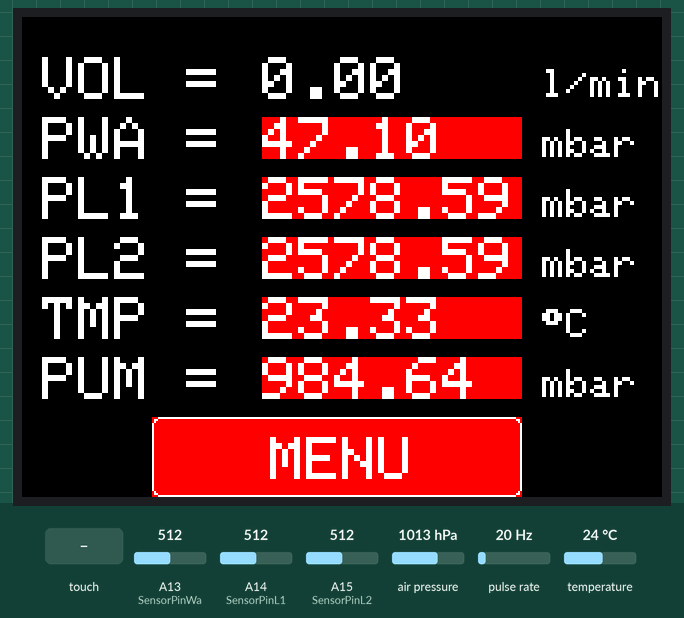
Recording of a sketch running on a simulated Arduino Mega 2560, built with avr-gcc and run on an emulated ATmega2560. Shown: 320×240 colour display. Wiring (inferred from the names in the program): pulse sensor: data pin 35. Inputs (shaded band) come from the test bench; at power-on: pulse rate 20 Hz, A14 (SensorPinL1) = 512, A13 (SensorPinWa) = 512, A15 (SensorPinL2) = 512, air pressure 1013 hPa, temperature 24 °C.

Above: at 1.3 s.
1.4 s: touch panel pressed at 38 % / 90 % of its raw x / y range
At 2.7 s:
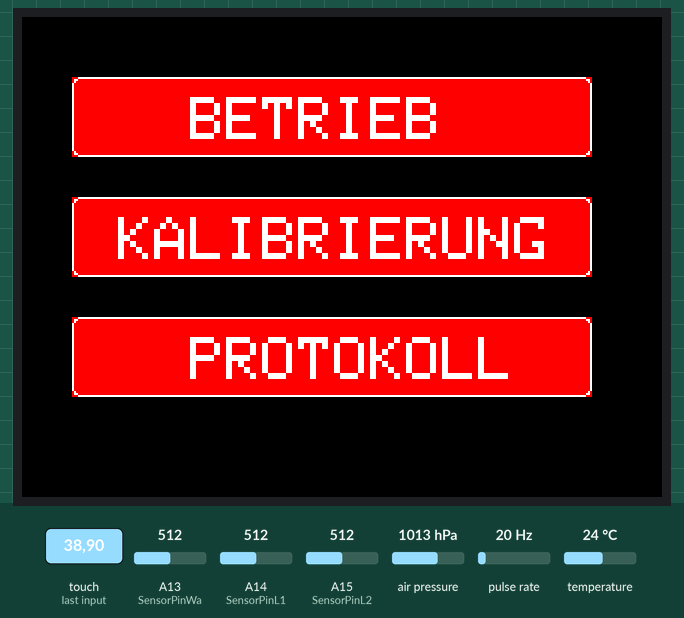
3.2 s: touch panel pressed at 13 % / 30 % of its raw x / y range
At 4.8 s:
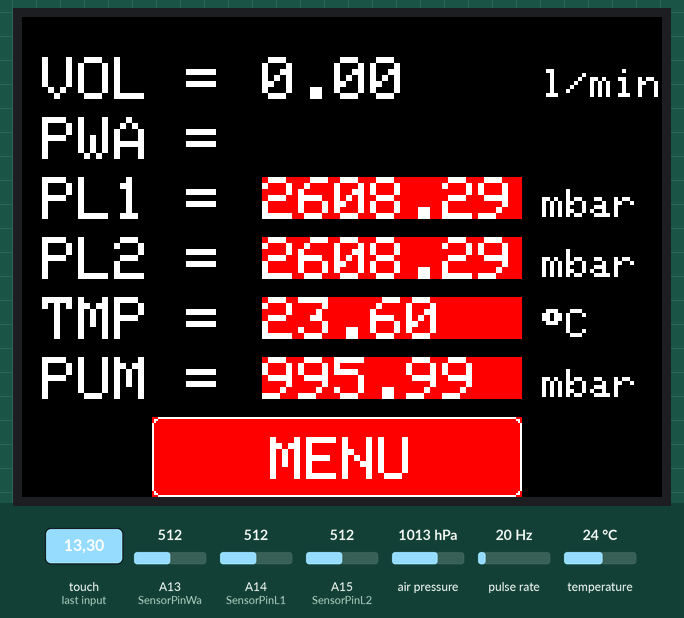
5.1 s: pulse rate (sensor on pin 35) set to 100 Hz
At 5.39 s:
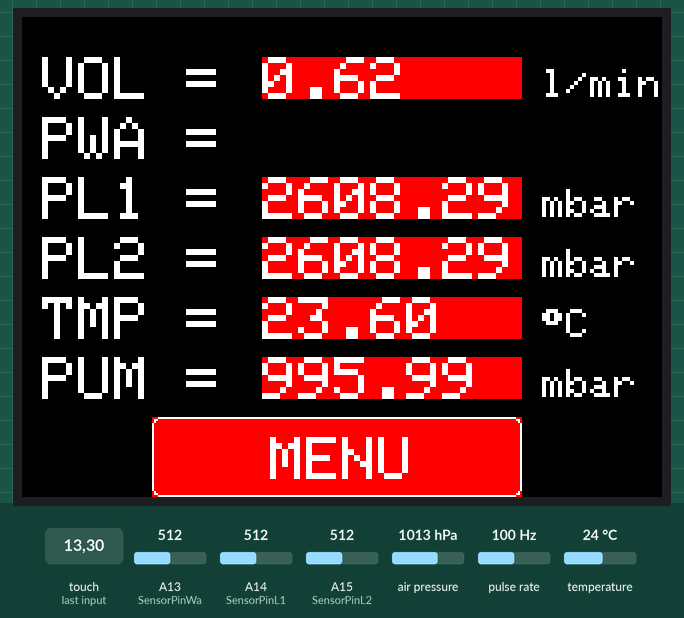
6.6 s: A14 (SensorPinL1) set to 716
At 7.9 s:
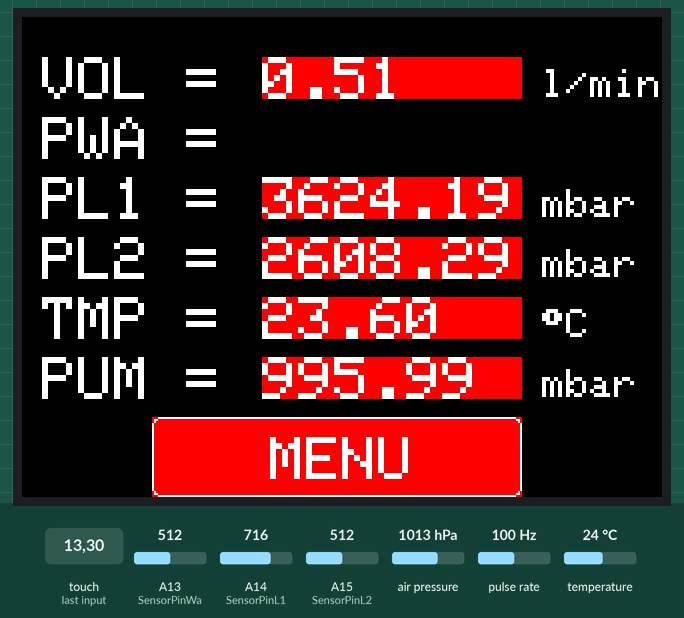
8.2 s: A13 (SensorPinWa) set to 100
At 8.32 s:
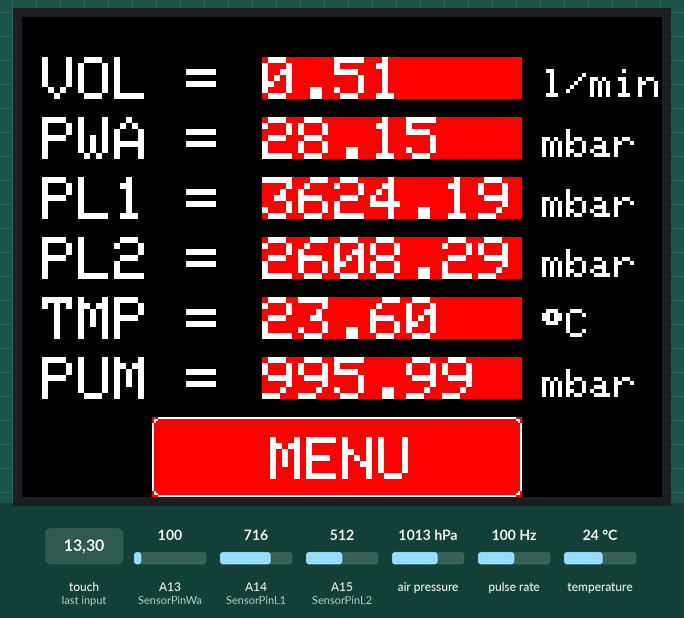
9.7 s: A15 (SensorPinL2) set to 120
At 12.0 s:
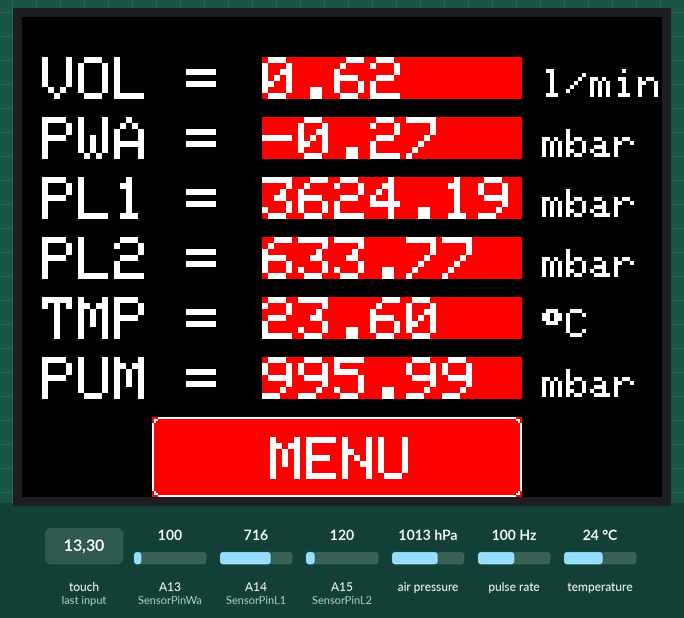
Timing chart, 0 to 12.3 s (numbered marks = the images above; inputs shaded):
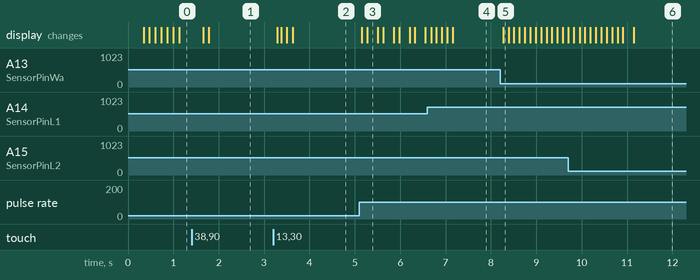

Measured:
- after the input at 1.4 s, the display: first changes after 0.26 s (image 1 shows a later state)
- after the input at 3.2 s, the display: first changes after 0.09 s (image 2 shows a later state)
- after the input at 5.1 s, the display: first changes after 0.06 s (image 3 shows a later state)
- after the input at 6.6 s, the display: first changes after 0.08 s (image 4 shows a later state)
- after the input at 8.2 s, the display: changes after 0.07 s (image 5)

The sketch:

SPUMBO_13.ino
```cpp
///////////////////////////////////////////////////////////////////////////////////////////////////////////////////////
////////////////////////////////   I N I T I A L I S I E R U N G   ////////////////////////////////////////////////////
///////////////////////////////////////////////////////////////////////////////////////////////////////////////////////

//LIBRARIES
#include <Adafruit_GFX.h>
#include <Adafruit_TFTLCD.h>
#include <TouchScreen.h>
#include <MCUFRIEND_kbv.h>
#include <stdint.h>
#include <Adafruit_BMP085.h>

// BMP SENSOR AKTIVIEREN
Adafruit_BMP085 bmp;

//PINBELEGUNG FÜR DAS DISPLAY FESTLEGEN
#define LCD_CS A3
#define LCD_CD A2
#define LCD_WR A1
#define LCD_RD A0
#define LCD_RESET A4

//PINBELEGUNG FÜR DEN TOUCHSCREEN FESTLEGEN
#define YP A2
#define XM A3
#define YM 8
#define XP 9

//X- UND Y-GRENZEN FÜR DEN TOUCHSCREEN FESTLEGEN
#define TS_MINX 130
#define TS_MINY 110
#define TS_MAXX 950
#define TS_MAXY 930

//FARBDEFINITIONEN
#define BLACK   0x0000
#define BLUE    0x001F
#define RED     0xF800
#define GREEN   0x07E0
#define CYAN    0x07FF
#define MAGENTA 0xF81F
#define YELLOW  0xFFE0
#define WHITE   0xFFFF

// BILDSCHIRMANSICHTEN VEREINBAREN
enum views{
  MENUVIEW,
  STANDBYVIEW
};

//DISPLAY EINRICHTEN
MCUFRIEND_kbv tft;

//EINFÜHREN UND VORBELEGEN VON VARIABLEN FÜR DIE SKALIERUNGSFAKTOREN DER SENSOREN
  double ScaleVol = 11700.0;        // Einführung der Variablen ScaleVol vom Typ double für Skalierung des Durchflussmessers
  double OffsetWa = 102.3;          // Einführung der Variablen OffsetWa vom Typ double für Nullpunktkorrektur des Wasserdrucks
  double ScaleWa = 8650.0/1023.0;   // Einführung der Variablen ScaleWal vom Typ double für Skalierung des Wasserdrucks
  double ScaleL1 = 193.0;           // Einführung der Variablen ScaleL1 vom Typ double für Skalierung des Luftdrucks an Messstelle 1
  double ScaleL2 = 193.0;           // Einführung der Variablen ScaleL2 vom Typ double für Skalierung des Luftdrucks an Messstelle 2

//EINFÜHREN VON VARIABLEN FÜR DEN DURCHFLUSSMESSER (DIGITALE MESSUNG)
  long TIMEOUT_WATER = 25000;           // Einführung der Variablen TimeOut vom Typ long für die Wartezeit nach der eine Sensorabfrage abgebrochen werden soll
  long DURATION_WATER_SENSOR = 50000;

// ZEILENABSTAND FÜR DIE MESSWERTANZEIGE IM STANDBYMODUS FESTLEGEN
  int STANDBYVIEW_YOFFSET = 20;

//FESTLEGEN VON PINS A13 bis A15 ALS INPUTS FÜR DIE DRUCKSENSOREN (ANALOGE MESSUNG)
  int SensorPinWa = A13;                   // Festlegung von Pin A13 als Analog-Input-Pin für die Druckmessung WASSER
  int SensorValueWa = 0L;                  // Vorbelegung der Variablen SensorValueWa mit der Zahl 0 als long-Variable
  int lastSensorValueWa = 0L;              // Vorbelegung der Variablen lastSensorValueWa mit der Zahl 0 als long-Variable

  int SensorPinL1 = A14;                   // Festlegung von Pin A14 als Analog-Input-Pin für die Druckmessung LUFT 1
  int SensorValueL1 = 0L;                  // Vorbelegung der Variablen SensorValueL1 mit der Zahl 0 als long-Variable
  int lastSensorValueL1 = 0L;              // Vorbelegung der Variablen lastSensorValueL1 mit der Zahl 0 als long-Variable

  int SensorPinL2 = A15;                   // Festlegung von Pin A15 als Analog-Input-Pin für die Druckmessung LUFT 2
  int SensorValueL2 = 0L;                  // Vorbelegung der Variablen SensorValueL2 mit der Zahl 0 als long-Variable
  int lastSensorValueL2 = 0L;              // Vorbelegung der Variablen lastSensorValueL2 mit der Zahl 0 als long-Variable

  int SENSOR_PIN_VOLUME_WATER = 35;        // Festlegung von Pin 35 als Digital-Input-Pin für die Durchflussmessung Wasser

// VORBELEGUNG VON WERTEN FÜR DIE BILDSCHIRMANSICHT
  bool viewChanged = true;
  int currentView = STANDBYVIEW;

// PINBELEGUNG UND WIDERSTAND IN OHM FÜR DEN TOUCHSCREEN FESTLEGEN
  TouchScreen ts = TouchScreen(XP, YP, XM, YM, 300);

///////////////////////////////////////////////////////////////////////////////////////////////////////////////////////
///////////////////////////////   F U N K T I O N E N    //////////////////////////////////////////////////////////////
///////////////////////////////////////////////////////////////////////////////////////////////////////////////////////

// TEXTAUSGABE
void printText(int xOffset, int yOffset, char* text, int textSize=3){
    tft.setTextColor(WHITE);
    tft.setTextSize(textSize);
    tft.setCursor(xOffset, yOffset);
    tft.print(text);
};

// WERTEAUSGABE
void printValue(const char* value, int rowIndex, bool marked, const char* unit){
      int xOffset = 120;
      int yOffset = STANDBYVIEW_YOFFSET+rowIndex*30;
      int xOffsetUnit = 260;
      int yOffsetUnit = STANDBYVIEW_YOFFSET + 6+rowIndex*30;

      if(marked) tft.fillRect(xOffset, yOffset, 130, 21, RED);

      printText(xOffset, yOffset, value);

      if(unit=="") return;

      printText(xOffsetUnit, yOffsetUnit, unit, 2);
}

// VOLUMENZÄHLER WASSER EINLESEN
/**
* Belegung der Variablen `startTime` mit der aktuellen Zeit in Microsekunden
* Abfrage der Zeitdauer bis zum nächsten am Pin anliegenden Impuls
* und Abbruch dieser Abfrage nach Überschreitung der Wartezeit `TIMEOUT_WATER` größer ist als null.
* Wiederholung dieses Vorgangs bis die Torzeit `DURATION_WATER_SENSOR` verstrichen ist
* Berechnung des Volumenstroms A
* @return ausgelesenes Wasser Volumen
*/
double getWaterVolume(){
   int impulseCounter = 0;
    unsigned long startTime = micros();
    do{ if(pulseIn(SENSOR_PIN_VOLUME_WATER, HIGH, TIMEOUT_WATER) > 0) impulseCounter++;}
    while( micros() < (startTime + DURATION_WATER_SENSOR));
    double waterVolume = impulseCounter * 1e6/DURATION_WATER_SENSOR * (60.0/ScaleVol);
    return waterVolume;
}

// DRUCKMESSWERTE SKALIEREN
double scaleOffset(double value, double scale, double offset){
  return (value-offset)/scale;
}

///////////////////////////////////////////////////////////////////////////////////////////////////////////////////////
///////////////////////////////             K L A S S E N              ////////////////////////////////////////////////
///////////////////////////////////////////////////////////////////////////////////////////////////////////////////////

// ABFRAGEBUTTON
class Button{
  public:
  int x;
  int y;
  int w;
  int h;
  const char* text;
  Button(int x, int y, int w, int h, const char* text){
    this->x = x;
    this->y = y;
    this->w = w;
    this->h = h;
    this->text = text;
  }
  void draw(){
    tft.fillRect(x, y, w, h, RED);
    tft.drawRoundRect(x, y, w, h, 4, WHITE);
    printText(x+5,y+10,text,3);
  };

  bool isPressedBy(int posX, int posY){
    return (posX-x >= 0 && posX-x <= w && posY-y >= 0 && posY-y <= h);
  }
};

// STANDBYMODUS
class StandbyView{
  private:
    double prevVolume = 0;
    double prevWaterPressure = 0;
    double prevAir1 = 0;
    double prevAir2 = 0;
    double prevTemperature = 0;
    double prevAmbientPressure = 0;
    Button* menuButton;

  public:
    StandbyView(){
        menuButton = new Button(65, 200, 185, 40, "   MENU");
    }

    void display(){
      //BILDSCHIRM SCHWARZ EINFÄRBEN
      tft.fillScreen(BLACK);

      //TEXTAUSGABE
      tft.setCursor(10,STANDBYVIEW_YOFFSET);
      tft.setTextColor(WHITE);
      tft.setTextSize(3);
      tft.print("VOL = ");

      tft.setCursor(10,STANDBYVIEW_YOFFSET + 30*1);
      tft.setTextColor(WHITE);
      tft.setTextSize(3);
      tft.print("PWA = ");

      tft.setCursor(10,STANDBYVIEW_YOFFSET + 30*2);
      tft.setTextColor(WHITE);
      tft.setTextSize(3);
      tft.print("PL1 = ");

      tft.setCursor(10,STANDBYVIEW_YOFFSET + 30*3);
      tft.setTextColor(WHITE);
      tft.setTextSize(3);
      tft.print("PL2 = ");


      tft.setCursor(10,STANDBYVIEW_YOFFSET + 30*4);
      tft.setTextColor(WHITE);
      tft.setTextSize(3);
      tft.print("TMP = ");

      tft.setCursor(10,STANDBYVIEW_YOFFSET + 30*5);
      tft.setTextColor(WHITE);
      tft.setTextSize(3);
      tft.print("PUM = ");

      menuButton->draw();

      delay(20);
    }
    void loop(double volume, double waterPressure, double air1, double air2, double ambientPressure, double ambientTemperature, TSPoint *pressPointTft){

      //TEXTAUSGABE VOLUMENSTROM
      printValue(String(volume).c_str(), 0, volume!=this->prevVolume, "l/min");
      this->prevVolume = volume;

      //TEXTAUSGABE DRUCK WASSER
      if(abs(waterPressure-this->prevWaterPressure)>0.03*this->prevWaterPressure) {
          this->prevWaterPressure = 0.6*this->prevWaterPressure + 0.4*waterPressure;   // Tiefpassfilter
          printValue(String(this->prevWaterPressure).c_str(), 1, true, "mbar");
      }
      //TEXTAUSGABE DRUCK LUFT 1
      if(abs(air1-this->prevAir1)>0.03*this->prevAir1 || viewChanged){
          this->prevAir1 = 0.6*this->prevAir1 + 0.4*air1;   // Tiefpassfilter
          printValue(String(this->prevAir1).c_str(), 2, true, "mbar");
      }
      //TEXTAUSGABE DRUCK LUFT 2
      if(abs(air2-this->prevAir2)>0.03*this->prevAir2 || viewChanged){
          this->prevAir2 = 0.6*this->prevAir2 + 0.4*air2;   // Tiefpassfilter
          printValue(String(this->prevAir2).c_str(), 3, true, "mbar");
      }
      //TEXTAUSGABE TEMPERATUR
      if(abs(ambientTemperature-this->prevTemperature)>0.03*this->prevTemperature || viewChanged){
          this->prevTemperature = 0.6*this->prevTemperature + 0.4*ambientTemperature;   // Tiefpassfilter
          printValue(String(this->prevTemperature).c_str(), 4, true, "\xF7""C");
      }
      //TEXTAUSGABE UMGEBUNGSDRUCK
      if(abs(ambientPressure-this->prevAmbientPressure)>0.03*this->prevAmbientPressure || viewChanged){
          this->prevAmbientPressure = 0.6*this->prevAmbientPressure + 0.4*ambientPressure;   // Tiefpassfilter
          printValue(String(prevAmbientPressure).c_str(), 5, true, "mbar");
      }

      viewChanged = false;

       if(pressPointTft != NULL && pressPointTft->z>0){ // screen is touched
        if(menuButton->isPressedBy(pressPointTft->x, pressPointTft->y)){
          viewChanged = true;
          currentView = MENUVIEW;
          //menuView->display();
        }
      }
    }
};

StandbyView* standbyView;

// MENÜMODUS
class MenuView{
  public:
  Button* betriebButton;
  Button* kalibrierungButton;
  Button* protokollausgabeButton;

  MenuView(){
    this->betriebButton = new Button(25, 30, 260,  40, "   BETRIEB");
    this->kalibrierungButton = new Button(25, 90, 260,  40, " KALIBRIERUNG");
    this->protokollausgabeButton = new Button(25, 150, 260, 40, "   PROTOKOLL");
  }

  void display(){
    tft.fillScreen(BLACK);
    betriebButton->draw();
    kalibrierungButton->draw();
    protokollausgabeButton->draw();
    delay(20);
  }

  void loop(double volume, double water, double air1, double air2, TSPoint *p){
    if(p != NULL && p->z>0){ // screen is touched
      if(betriebButton->isPressedBy(p->x, p->y)){
        viewChanged = true;
        currentView = STANDBYVIEW;
        standbyView->display();
      }
      else if(kalibrierungButton->isPressedBy(p->x, p->y)){
          //TODO change view to Kalibrierung
      }
      else if(protokollausgabeButton->isPressedBy(p->x, p->y)){
          //TODO change view to Protokollausgabe
      }
    }

  };
};

MenuView* menuView;


///////////////////////////////////////////////////////////////////////////////////////////////////////////////////////
////////////////////////////////////////   S E T U P   ////////////////////////////////////////////////////////////////
///////////////////////////////////////////////////////////////////////////////////////////////////////////////////////


//START SETUPBEREICH
void setup() {
  pinMode(33, INPUT); //FESTLEGEN VON PIN 33 ALS INPUT FÜR DEN DURCHFLUSSMESSER

  tft.begin(tft.readID()); //DISPLAY INITIALISIEREN
  tft.setRotation(3); //BILDSCHIRMAUSRICHTUNG FESTLEGEN

  //display(); // Methode "display()" aufrufen

  menuView = new MenuView();
  standbyView = new StandbyView();
  Serial.begin(9600);

  if (!bmp.begin()) {
	Serial.println("Could not find a valid BMP085 sensor, check wiring!");
	while (1) {}
  }
}

//ENDLOSSCHLEIFE ZUR INPUTABFRAGE UND AUSGABE
void loop()
{
  TSPoint pressPointTft = ts.getPoint();  //Get touch point
  pinMode(XM, OUTPUT);
  pinMode(YP, OUTPUT);


  ////ÜBERPRÜFEN OB DRUCKKRAFT GRÖSSER ALS 0 WAR UND FALLS JA:
  if (pressPointTft.z > 0) {
    //UMRECHNEN DER DRUCKPUNKTKOORDINATEN AUF DAS DISPLAYFORMAT
    pressPointTft.x = map(pressPointTft.x, TS_MAXX, TS_MINX, 0, 320);
    pressPointTft.y = map(pressPointTft.y, TS_MAXY, TS_MINY, 0, 240);
    pressPointTft.y = 240-pressPointTft.y; // flip y axis orientation
  }


  //ABFRAGE SENSOREN
  double waterVolume= getWaterVolume();
  SensorValueWa = analogRead(SensorPinWa);    //Abfrage Drucksensor Wasser
  SensorValueL1 = analogRead(SensorPinL1);    //Abfrage Drucksensor Luft 1
  SensorValueL2 = analogRead(SensorPinL2);    //Abfrage Drucksensor Luft 2


  // Auswertung
  double waterPressure = scaleOffset(SensorValueWa, ScaleWa, OffsetWa);
  double air1Pressure = scaleOffset(SensorValueL1, ScaleL1/1000, 0);
  double air2Pressure = scaleOffset(SensorValueL2, ScaleL2/1000, 0);
  double ambientPressure = bmp.readPressure()/100;
  double ambientTemperature = bmp.readTemperature();

  switch(currentView){
    case STANDBYVIEW:
      if(viewChanged) {
        standbyView->display();
       };
      standbyView->loop(waterVolume, waterPressure, air1Pressure, air2Pressure, ambientPressure, ambientTemperature, &pressPointTft);
      break;
    case MENUVIEW:
      if(viewChanged) {
       menuView->display();
       viewChanged = false;
      };
      menuView->loop(waterVolume, waterPressure, air1Pressure, air2Pressure, &pressPointTft);
      break;
  }

  delay(50);  //WARTEZEIT BIS ZUM NEUEINSTIEG IN DIE ENDLOSSCHLEIFE

}
```
